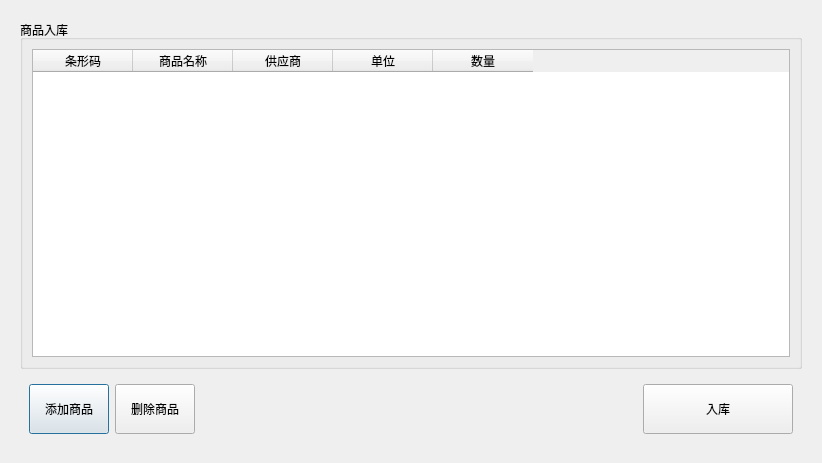
<?xml version="1.0" encoding="UTF-8"?>
<ui version="4.0">
 <class>Dialog</class>
 <widget class="QDialog" name="Dialog">
  <property name="geometry">
   <rect>
    <x>0</x>
    <y>0</y>
    <width>822</width>
    <height>463</height>
   </rect>
  </property>
  <property name="windowTitle">
   <string>Dialog</string>
  </property>
  <layout class="QVBoxLayout" name="verticalLayout">
   <item>
    <widget class="QWidget" name="widget_2" native="true">
     <layout class="QVBoxLayout" name="verticalLayout_3">
      <item>
       <widget class="QGroupBox" name="groupBox">
        <property name="title">
         <string>商品入库</string>
        </property>
        <layout class="QVBoxLayout" name="verticalLayout_4">
         <item>
          <widget class="QTableWidget" name="tableWidget">
           <column>
            <property name="text">
             <string>条形码</string>
            </property>
           </column>
           <column>
            <property name="text">
             <string>商品名称</string>
            </property>
           </column>
           <column>
            <property name="text">
             <string>供应商</string>
            </property>
           </column>
           <column>
            <property name="text">
             <string>单位</string>
            </property>
           </column>
           <column>
            <property name="text">
             <string>数量</string>
            </property>
           </column>
          </widget>
         </item>
        </layout>
       </widget>
      </item>
      <item>
       <widget class="QWidget" name="widget" native="true">
        <layout class="QHBoxLayout" name="horizontalLayout">
         <item>
          <widget class="QPushButton" name="pushButton">
           <property name="minimumSize">
            <size>
             <width>0</width>
             <height>50</height>
            </size>
           </property>
           <property name="text">
            <string>添加商品</string>
           </property>
          </widget>
         </item>
         <item>
          <widget class="QPushButton" name="pushButton_2">
           <property name="minimumSize">
            <size>
             <width>0</width>
             <height>50</height>
            </size>
           </property>
           <property name="text">
            <string>删除商品</string>
           </property>
          </widget>
         </item>
         <item>
          <spacer name="horizontalSpacer">
           <property name="orientation">
            <enum>Qt::Horizontal</enum>
           </property>
           <property name="sizeHint" stdset="0">
            <size>
             <width>40</width>
             <height>20</height>
            </size>
           </property>
          </spacer>
         </item>
         <item>
          <widget class="QPushButton" name="pushButton_3">
           <property name="minimumSize">
            <size>
             <width>150</width>
             <height>50</height>
            </size>
           </property>
           <property name="text">
            <string>入库</string>
           </property>
          </widget>
         </item>
        </layout>
       </widget>
      </item>
     </layout>
    </widget>
   </item>
  </layout>
 </widget>
 <resources/>
 <connections/>
</ui>
